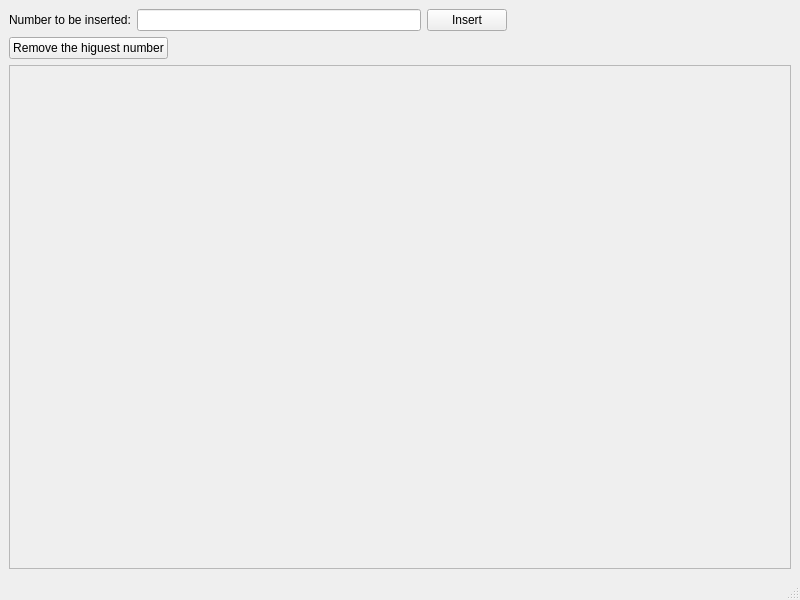
<?xml version="1.0" encoding="UTF-8"?>
<ui version="4.0">
 <class>MainWindow</class>
 <widget class="QMainWindow" name="MainWindow">
  <property name="geometry">
   <rect>
    <x>0</x>
    <y>0</y>
    <width>800</width>
    <height>600</height>
   </rect>
  </property>
  <property name="windowTitle">
   <string>MaxHEAP</string>
  </property>
  <widget class="QWidget" name="centralwidget">
   <layout class="QVBoxLayout" name="verticalLayout_2">
    <item>
     <layout class="QVBoxLayout" name="verticalLayout">
      <item>
       <layout class="QHBoxLayout" name="horizontalLayoutOfInsertion">
        <item>
         <widget class="QLabel" name="label">
          <property name="text">
           <string>Number to be inserted:</string>
          </property>
         </widget>
        </item>
        <item>
         <widget class="QLineEdit" name="lineEdit"/>
        </item>
        <item>
         <widget class="QPushButton" name="pushButtonOfInsertion">
          <property name="text">
           <string>Insert</string>
          </property>
         </widget>
        </item>
        <item>
         <spacer name="horizontalSpacer_3">
          <property name="orientation">
           <enum>Qt::Horizontal</enum>
          </property>
          <property name="sizeHint" stdset="0">
           <size>
            <width>40</width>
            <height>20</height>
           </size>
          </property>
         </spacer>
        </item>
       </layout>
      </item>
      <item>
       <layout class="QHBoxLayout" name="horizontalLayoutOfRemoveMin">
        <item>
         <widget class="QPushButton" name="pushButton">
          <property name="text">
           <string>Remove the higuest number</string>
          </property>
         </widget>
        </item>
        <item>
         <spacer name="horizontalSpacer_2">
          <property name="orientation">
           <enum>Qt::Horizontal</enum>
          </property>
          <property name="sizeHint" stdset="0">
           <size>
            <width>40</width>
            <height>20</height>
           </size>
          </property>
         </spacer>
        </item>
       </layout>
      </item>
      <item>
       <layout class="QHBoxLayout" name="horizontalLayoutOfImage">
        <item>
         <widget class="QScrollArea" name="scrollArea">
          <property name="widgetResizable">
           <bool>true</bool>
          </property>
          <widget class="QWidget" name="scrollAreaWidgetContents">
           <property name="geometry">
            <rect>
             <x>0</x>
             <y>0</y>
             <width>776</width>
             <height>471</height>
            </rect>
           </property>
           <layout class="QVBoxLayout" name="verticalLayout_3">
            <item>
             <widget class="QLabel" name="labelOfImage">
              <property name="text">
               <string/>
              </property>
             </widget>
            </item>
           </layout>
          </widget>
         </widget>
        </item>
       </layout>
      </item>
     </layout>
    </item>
   </layout>
  </widget>
  <widget class="QMenuBar" name="menubar">
   <property name="geometry">
    <rect>
     <x>0</x>
     <y>0</y>
     <width>800</width>
     <height>22</height>
    </rect>
   </property>
  </widget>
  <widget class="QStatusBar" name="statusbar"/>
 </widget>
 <resources/>
 <connections/>
</ui>
